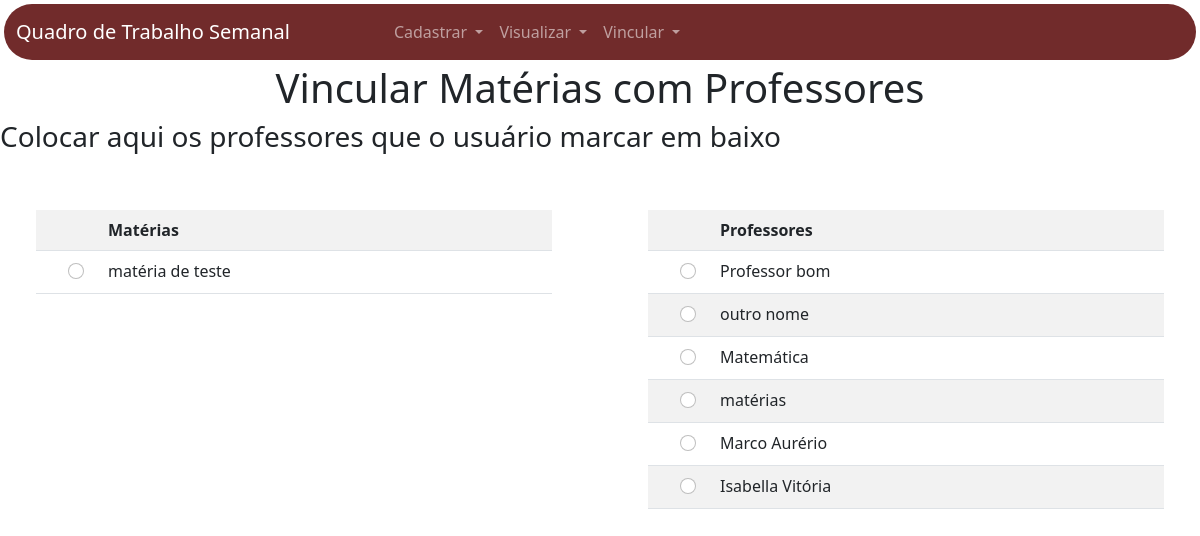
/tela_materia_professor, run on an earlier commit of the app's database.
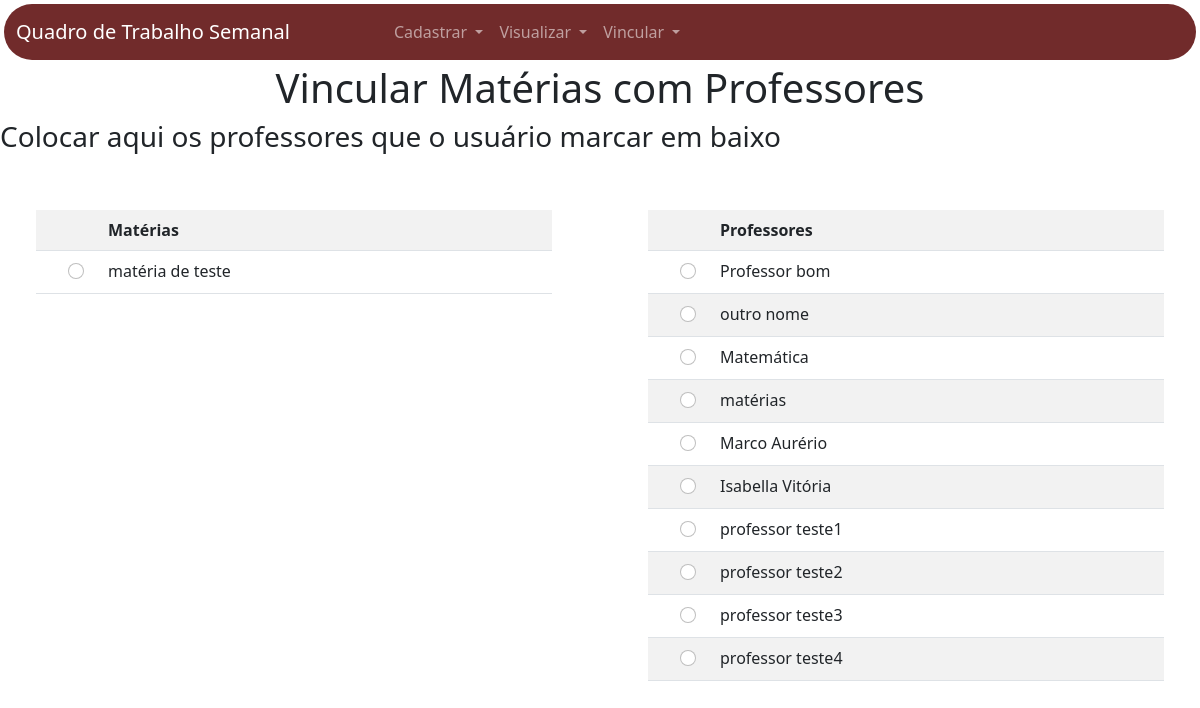
And on a later commit of the database.
### app_qts/models.py (models this page shows)
class Materia(models.Model):
    id_materia = models.AutoField(primary_key=True)
    nome = models.TextField(max_length=255)

class Professor(models.Model):
    id_professor = models.AutoField(primary_key=True)
    nome = models.TextField(max_length=255)

### app_qts/views.py (the view)
# urls.py: path('tela_materia_professor',views.tela_materia_professor, name='tela_materia_professor')
def tela_materia_professor(request):
    context = {
        'professor': Professor.objects.all(),
        'materia': Materia.objects.all(),
        'materia_professor': Materia_Professor.objects.all()
    }
    return render(request, 'qts/vincular/materia_professor.html', context)

### app_qts/templates/qts/vincular/materia_professor.html
{% extends 'qts/base.html' %}
{% block conteudo %}
<div class="row text-center">
    <h1>Vincular Matérias com Professores</h1>
</div>
<h3>
    Colocar aqui os professores que o usuário marcar em baixo
</h3>
<div class="row">
    <div class="col-6 p-5">
        <table class="table table-hover table-striped">
            <tr>
                <th class="col-1"></th>
                <th class="">Matérias</th>
            </tr>
            {% for materia in materia %}
            <tr>
                <td>
                    <div class="form-check ps-5">
                        <input class="form-check-input" type="radio" name="check-materia" value="1" id="check-materia">
                    </div>
                </td>
                <td>{{materia.nome}}</td>
            </tr>
            {% endfor %}
        </table>
    </div>
    <div class="col-6 p-5">
        <table class="table table-hover table-striped">
            <tr>
                <th class="col-1"></th>
                <th class="">Professores</th>
            </tr>
            {% for professor in professor %}
            <tr>
                <td>
                    <div class="form-check ps-5">
                        <input class="form-check-input" type="radio" name="check-professor" value="1" id="check-professor">
                    </div>
                </td>
                <td>{{professor.nome}}</td>
            </tr>
            {% endfor %}
        </table>
    </div>
</div>
{% endblock %}

What changed in the data, as far as the page shows it:
added Professor: nome "professor teste1"
added Professor: nome "professor teste2"
added Professor: nome "professor teste3"
added Professor: nome "professor teste4"
